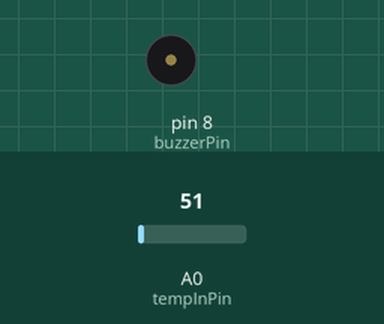
Recording of a sketch running on a simulated Arduino Uno, built with avr-gcc and run on an emulated ATmega328P. Shown: buzzer (waves = sounding, pin HIGH). Inputs (shaded band) come from the test bench; at power-on: A0 (tempInPin) = 51.

Above: at 1.2 s.
1.3 s: A0 (tempInPin) set to 60
At 2.1 s:
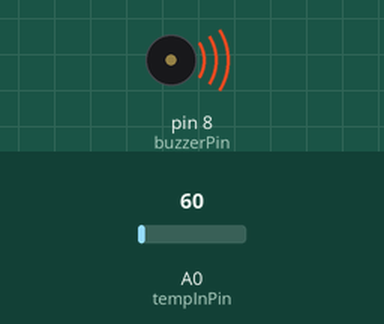
2.8 s: A0 (tempInPin) set to 30
At 3.2 s:
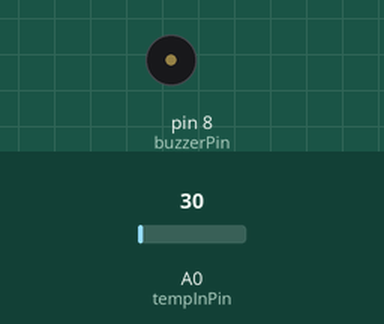
4.3 s: A0 (tempInPin) set to 61
At 5.5 s:
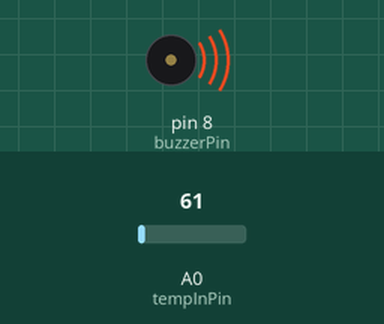
Timing chart, 0 to 7.3 s (numbered marks = the images above; inputs shaded):
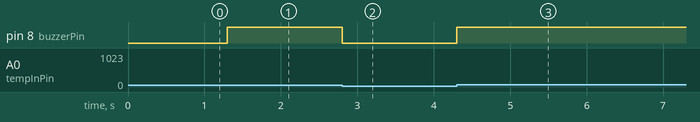

Measured:
- the behaviour switches between 53 and 54 on A0 (tempInPin) (found by bisection; images 0 and 1)
- after the input at 1.3 s, pin 8 (buzzerPin): LOW → HIGH at once
- after the input at 2.8 s, pin 8 (buzzerPin): HIGH → LOW at once
- after the input at 4.3 s, pin 8 (buzzerPin): LOW → HIGH at once

The sketch:

temperature.ino
```cpp
int tempInPin = A0;
float temperature = 0;

int buzzerPin = 8 ; //digital output

void setup()
{

   Serial.begin(9600);
   pinMode(buzzerPin,OUTPUT);

}

void loop()
{

   temperature = analogRead(tempInPin); //temperature is not the temperature, we should further calculate

   temperature = (temperature*500)/1023; //gives temperature in celcius

   if(temperature > 26 )
   {
       digitalWrite(buzzerPin,HIGH);


   }

   else{

      digitalWrite(buzzerPin,LOW);
   }


}
```
